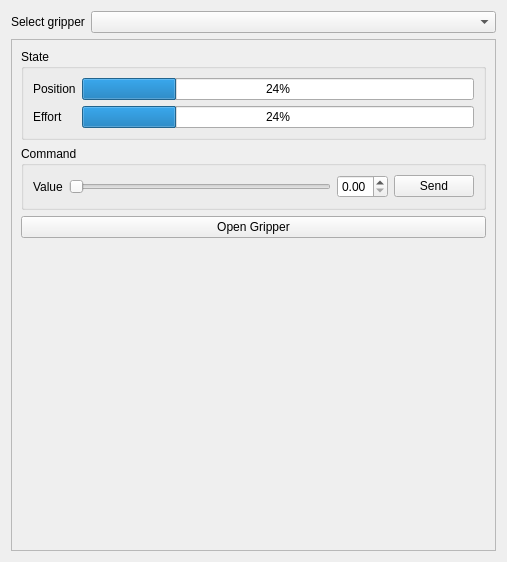
<?xml version="1.0" encoding="UTF-8"?>
<ui version="4.0">
 <class>Form</class>
 <widget class="QWidget" name="Form">
  <property name="geometry">
   <rect>
    <x>0</x>
    <y>0</y>
    <width>507</width>
    <height>562</height>
   </rect>
  </property>
  <property name="windowTitle">
   <string>Form</string>
  </property>
  <layout class="QVBoxLayout" name="verticalLayout_2" stretch="0,1">
   <item>
    <layout class="QHBoxLayout" name="horizontalLayout" stretch="0,1">
     <item>
      <widget class="QLabel" name="label">
       <property name="text">
        <string>Select gripper</string>
       </property>
      </widget>
     </item>
     <item>
      <widget class="QComboBox" name="gripperCombo"/>
     </item>
    </layout>
   </item>
   <item>
    <widget class="QFrame" name="frame">
     <property name="frameShape">
      <enum>QFrame::StyledPanel</enum>
     </property>
     <property name="frameShadow">
      <enum>QFrame::Raised</enum>
     </property>
     <layout class="QVBoxLayout" name="verticalLayout">
      <item>
       <widget class="QGroupBox" name="groupBox">
        <property name="title">
         <string>State</string>
        </property>
        <layout class="QFormLayout" name="formLayout">
         <item row="0" column="0">
          <widget class="QLabel" name="label_2">
           <property name="text">
            <string>Position</string>
           </property>
          </widget>
         </item>
         <item row="0" column="1">
          <widget class="QProgressBar" name="positionProgBar">
           <property name="value">
            <number>24</number>
           </property>
          </widget>
         </item>
         <item row="1" column="0">
          <widget class="QLabel" name="label_4">
           <property name="text">
            <string>Effort</string>
           </property>
          </widget>
         </item>
         <item row="1" column="1">
          <widget class="QProgressBar" name="effortProgBar">
           <property name="value">
            <number>24</number>
           </property>
          </widget>
         </item>
        </layout>
       </widget>
      </item>
      <item>
       <widget class="QGroupBox" name="groupBox_2">
        <property name="title">
         <string>Command</string>
        </property>
        <layout class="QHBoxLayout" name="horizontalLayout_3">
         <item>
          <widget class="QLabel" name="label_3">
           <property name="text">
            <string>Value</string>
           </property>
          </widget>
         </item>
         <item>
          <widget class="QSlider" name="cmdSlider">
           <property name="maximum">
            <number>100</number>
           </property>
           <property name="singleStep">
            <number>5</number>
           </property>
           <property name="orientation">
            <enum>Qt::Horizontal</enum>
           </property>
          </widget>
         </item>
         <item>
          <widget class="QDoubleSpinBox" name="cmdSpinBox">
           <property name="maximum">
            <double>1.000000000000000</double>
           </property>
           <property name="singleStep">
            <double>0.050000000000000</double>
           </property>
          </widget>
         </item>
         <item>
          <widget class="QPushButton" name="cmdSendBtn">
           <property name="text">
            <string>Send</string>
           </property>
          </widget>
         </item>
        </layout>
       </widget>
      </item>
      <item>
       <widget class="QPushButton" name="openGripperBtn">
        <property name="text">
         <string>Open Gripper</string>
        </property>
       </widget>
      </item>
      <item>
       <spacer name="verticalSpacer">
        <property name="orientation">
         <enum>Qt::Vertical</enum>
        </property>
        <property name="sizeHint" stdset="0">
         <size>
          <width>20</width>
          <height>40</height>
         </size>
        </property>
       </spacer>
      </item>
     </layout>
    </widget>
   </item>
  </layout>
 </widget>
 <resources/>
 <connections/>
</ui>
